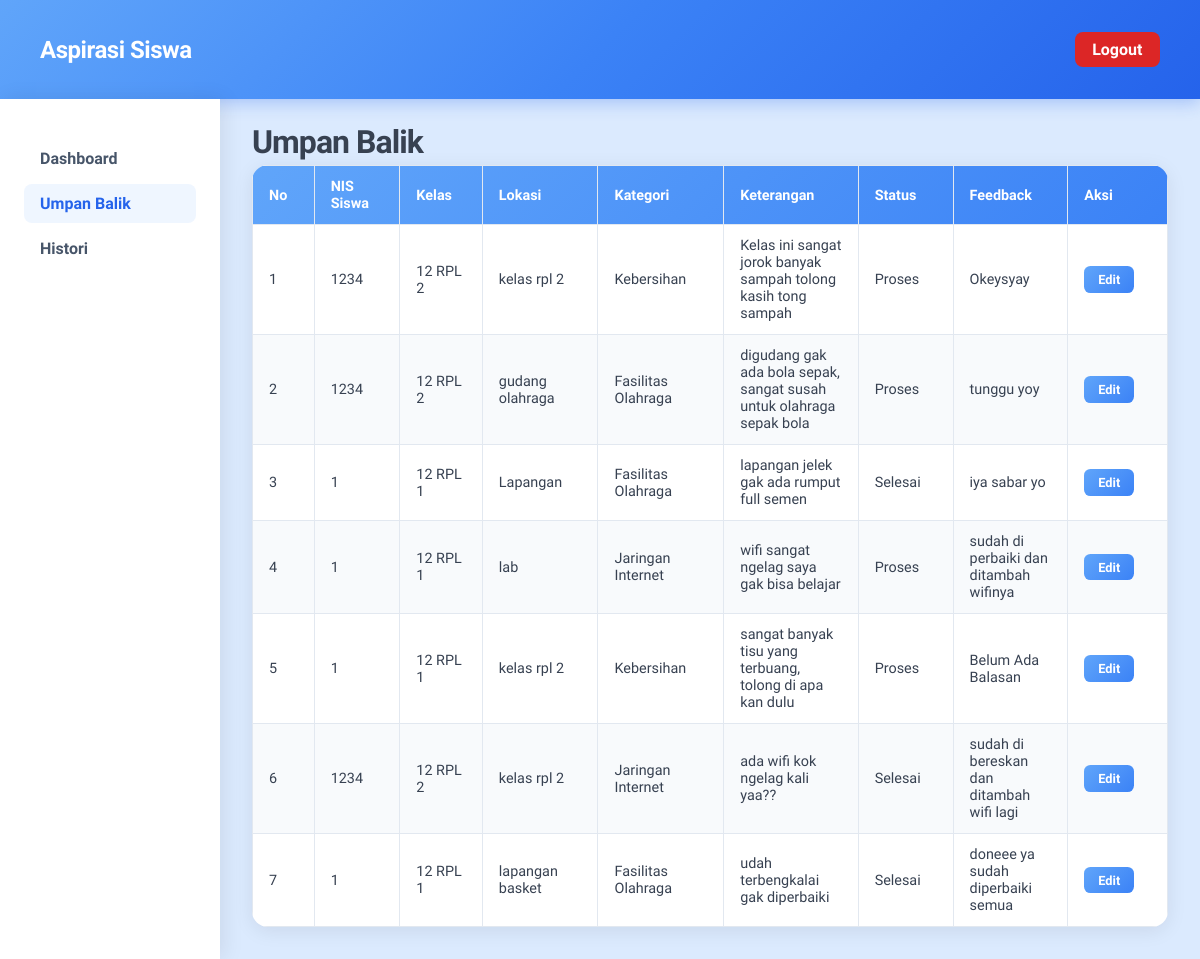
The page /WebsiteAspirasi_Qaikhal/admin/umpan-balik.php (signed in) on the database its author committed.
### tables this page shows
CREATE TABLE `tb_input_aspirasi` (
  `id_pelaporan` int(5) NOT NULL,
  `nis` int(10) NOT NULL,
  `id_kategori` int(5) NOT NULL,
  `lokasi` varchar(50) NOT NULL,
  `ket` varchar(255) NOT NULL,
  `tgl_input` timestamp NOT NULL DEFAULT current_timestamp()
);

CREATE TABLE `tb_siswa` (
  `nis` int(10) NOT NULL,
  `kelas` varchar(10) NOT NULL
);

CREATE TABLE `tb_kategori` (
  `id_kategori` int(5) NOT NULL,
  `kat_kategori` varchar(50) NOT NULL
);

CREATE TABLE `tb_aspirasi` (
  `id_aspirasi` int(5) NOT NULL,
  `id_pelaporan` int(5) NOT NULL,
  `status` enum('Menunggu','Proses','Selesai') NOT NULL,
  `feedback` text NOT NULL,
  `tgl_aspirasi` timestamp NOT NULL DEFAULT current_timestamp()
);

### WebsiteAspirasi_Qaikhal/admin/umpan-balik.php (the view, shortened to what this page needs)
<?php
include '../db.php';
?>
<!DOCTYPE html>
<html lang="en">
<head>
    <link rel="stylesheet" href="../css/style.css"/>
</head>
<body>
    <header>
        <h1>Aspirasi Siswa</h1>
        <a href="../keluar.php" class="btn-logout">Logout</a>
    </header>
    <div class="layout">
        <div class="sidebar">
            <ul>
                <li><a href="dashboard.php">Dashboard</a></li>
                <li><a href="umpan-balik.php" class="active">Umpan Balik</a></li>
                <li><a href="histori.php">Histori</a></li>
            </ul>
        </div>
        <div class="main-content">
            <p class="page-title">Umpan Balik</p>
            <table class="data-table">
                <thead>
                    <tr>
                        <th>No</th>
                        <th>NIS Siswa</th>
                        <th>Kelas</th>
                        <th>Lokasi</th>
                        <th>Kategori</th>
                        <th>Keterangan</th>
                        <th>Status</th>
                        <th>Feedback</th>
                        <th>Aksi</th>
                    </tr>
                </thead>
                <tbody>
                <?php
                $query = mysqli_query($conn, "
                    SELECT
                        i.*,
                        s.kelas,
                        k.kat_kategori,
                        a.feedback,
                        a.status
                    FROM tb_input_aspirasi i
                    JOIN tb_siswa s ON i.nis = s.nis
                    JOIN tb_kategori k ON i.id_kategori = k.id_kategori
                    LEFT JOIN tb_aspirasi a ON i.id_pelaporan = a.id_pelaporan
                ");
                $no = 1;
                while($data = mysqli_fetch_assoc($query)){
                ?>
                <tr>
                    <td><?php echo $no++ ?></td>
                    <td><?php echo $data['nis'] ?></td>
                    <td><?php echo $data['kelas'] ?></td>
                    <td><?php echo $data['lokasi'] ?></td>
                    <td><?php echo $data['kat_kategori'] ?></td>
                    <td><?php echo $data['ket'] ?></td>
                    <td><?php echo $data['status'] ?></td>
                    <td><?php echo $data['feedback'] ?: 'Belum Ada Balasan' ?></td>
                    <td>
                        <a href="edit.php?id=<?php echo $data['id_pelaporan']; ?>" class="btn-edit">Edit</a>
                    </td>
                </tr>
                <?php } ?>
                </tbody>
            </table>
        </div>
    </div>
</body>
</html>

### WebsiteAspirasi_Qaikhal/css/style.css (style rules this page uses)
*, *::before, *::after { box-sizing: border-box; margin: 0; padding: 0; }
body { font-family: "Plus Jakarta Sans", "Segoe UI", sans-serif; background: #dbeafe; min-height: 100vh; color: #1e293b; }
a { text-decoration: none; color: inherit; }
ul { list-style: none; }
header { background: linear-gradient(135deg, #60a5fa 0%, #3b82f6 50%, #2563eb 100%); padding: 2rem 2.5rem; display: flex; justify-content: space-between; align-items: center; box-shadow: 0 4px 16px rgba(37, 99, 235, 0.3); }
header h1 { font-size: 1.5rem; font-weight: 700; color: #fff; letter-spacing: -0.02em; }
.btn-logout { font-size: 1rem; background: #dc2626; color: #fff; padding: 0.5rem 1.1rem; border-radius: 0.5rem; font-weight: 600; transition: background 0.2s, transform 0.2s; }
.layout { display: flex; min-height: calc(100vh - 88px); }
.sidebar { width: 220px; min-width: 200px; padding: 2.5rem 1.5rem; background: #fff; box-shadow: 4px 0 20px rgba(0, 0, 0, 0.08); display: flex; flex-direction: column; gap: 0; }
.sidebar ul { display: flex; flex-direction: column; gap: 0.3rem; }
.sidebar ul li a { display: block; font-size: 1rem; font-weight: 600; color: #475569; padding: 0.65rem 1rem; border-radius: 0.5rem; transition: background 0.18s, color 0.18s; }
.sidebar ul li a:hover, .sidebar ul li a.active { background: #eff6ff; color: #2563eb; }
.main-content { flex: 1; padding: 1.5rem 2rem 2rem; overflow-x: auto; }
.page-title { font-size: 2rem; font-weight: 800; color: #374151; margin-bottom: 0.25rem; letter-spacing: -0.03em; }
.data-table { width: 100%; background: #fff; border-collapse: collapse; border-radius: 1rem; overflow: hidden; box-shadow: 0 4px 20px rgba(0, 0, 0, 0.08); font-size: 0.9rem; }
.data-table thead tr { background: linear-gradient(135deg, #60a5fa, #3b82f6); color: #fff; }
.data-table th, .data-table td { border: 1px solid #e2e8f0; padding: 0.75rem 1rem; width: 2px; text-align: left; vertical-align: middle; }
.data-table tbody tr { color: #374151; }
.data-table tbody tr:nth-child(even) { background: #f8fafc; }
.btn-edit { background: linear-gradient(135deg, #60a5fa, #3b82f6); color: #fff; padding: 0.35rem 0.875rem; border-radius: 0.4rem; font-size: 0.8rem; font-weight: 600; transition: opacity 0.2s; }

### rows shown on the page
tb_input_aspirasi: nis "1234", tb_siswa.kelas "12 RPL 2", lokasi "kelas rpl 2", id_kategori.kat_kategori "Kebersihan", ket "Kelas ini sangat jorok banyak sampah tolong kasih tong sampah", tb_aspirasi.status "Proses", tb_aspirasi.feedback "Okeysyay"
tb_input_aspirasi: nis "1234", tb_siswa.kelas "12 RPL 2", lokasi "gudang olahraga", id_kategori.kat_kategori "Fasilitas Olahraga", ket "digudang gak ada bola sepak, sangat susah untuk olahraga sepak bola", tb_aspirasi.status "Proses", tb_aspirasi.feedback "tunggu yoy"
tb_input_aspirasi: nis "1", tb_siswa.kelas "12 RPL 1", lokasi "Lapangan", id_kategori.kat_kategori "Fasilitas Olahraga", ket "lapangan jelek gak ada rumput full semen", tb_aspirasi.status "Selesai", tb_aspirasi.feedback "iya sabar yo"
tb_input_aspirasi: nis "1", tb_siswa.kelas "12 RPL 1", lokasi "lab", id_kategori.kat_kategori "Jaringan Internet", ket "wifi sangat ngelag saya gak bisa belajar", tb_aspirasi.status "Proses", tb_aspirasi.feedback "sudah di perbaiki dan ditambah wifinya"
tb_input_aspirasi: nis "1", tb_siswa.kelas "12 RPL 1", lokasi "kelas rpl 2", id_kategori.kat_kategori "Kebersihan", ket "sangat banyak tisu yang terbuang, tolong di apa kan dulu", tb_aspirasi.status "Proses", tb_aspirasi.feedback "Belum Ada Balasan"
tb_input_aspirasi: nis "1234", tb_siswa.kelas "12 RPL 2", lokasi "kelas rpl 2", id_kategori.kat_kategori "Jaringan Internet", ket "ada wifi kok ngelag kali yaa??", tb_aspirasi.status "Selesai", tb_aspirasi.feedback "sudah di bereskan dan ditambah wifi lagi"
tb_input_aspirasi: nis "1", tb_siswa.kelas "12 RPL 1", lokasi "lapangan basket", id_kategori.kat_kategori "Fasilitas Olahraga", ket "udah terbengkalai gak diperbaiki", tb_aspirasi.status "Selesai", tb_aspirasi.feedback "doneee ya sudah diperbaiki semua"
